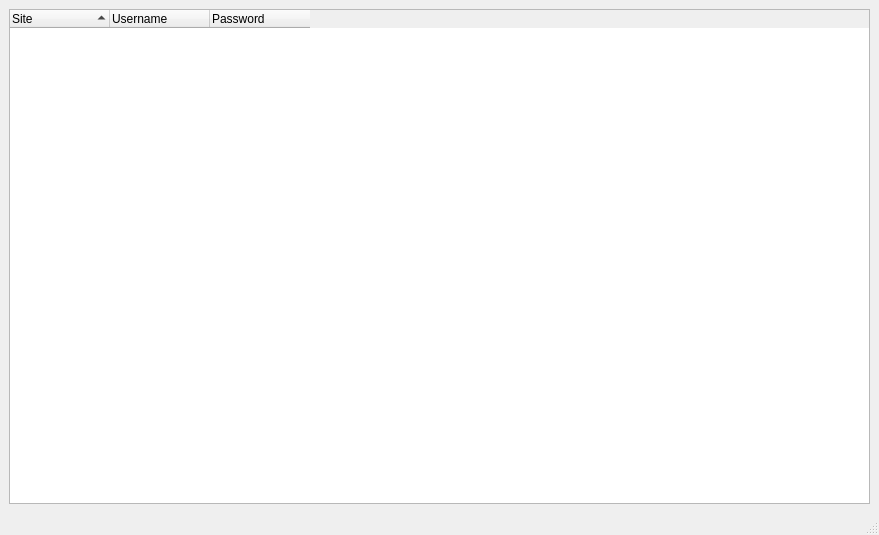
<?xml version="1.0" encoding="UTF-8"?>
<ui version="4.0">
 <class>MainWindow</class>
 <widget class="QMainWindow" name="MainWindow">
  <property name="geometry">
   <rect>
    <x>0</x>
    <y>0</y>
    <width>879</width>
    <height>535</height>
   </rect>
  </property>
  <property name="windowTitle">
   <string>Chrome Pass</string>
  </property>
  <widget class="QWidget" name="centralwidget">
   <layout class="QHBoxLayout" name="horizontalLayout">
    <item>
     <widget class="QTreeWidget" name="treeWidget">
      <property name="autoScroll">
       <bool>true</bool>
      </property>
      <property name="showDropIndicator" stdset="0">
       <bool>true</bool>
      </property>
      <property name="itemsExpandable">
       <bool>true</bool>
      </property>
      <property name="sortingEnabled">
       <bool>true</bool>
      </property>
      <attribute name="headerDefaultSectionSize">
       <number>100</number>
      </attribute>
      <attribute name="headerMinimumSectionSize">
       <number>100</number>
      </attribute>
      <attribute name="headerShowSortIndicator" stdset="0">
       <bool>true</bool>
      </attribute>
      <attribute name="headerStretchLastSection">
       <bool>false</bool>
      </attribute>
      <column>
       <property name="text">
        <string>Site</string>
       </property>
      </column>
      <column>
       <property name="text">
        <string>Username</string>
       </property>
      </column>
      <column>
       <property name="text">
        <string>Password</string>
       </property>
      </column>
     </widget>
    </item>
   </layout>
  </widget>
  <widget class="QMenuBar" name="menubar">
   <property name="geometry">
    <rect>
     <x>0</x>
     <y>0</y>
     <width>879</width>
     <height>21</height>
    </rect>
   </property>
  </widget>
  <widget class="QStatusBar" name="statusbar"/>
 </widget>
 <resources/>
 <connections/>
</ui>
